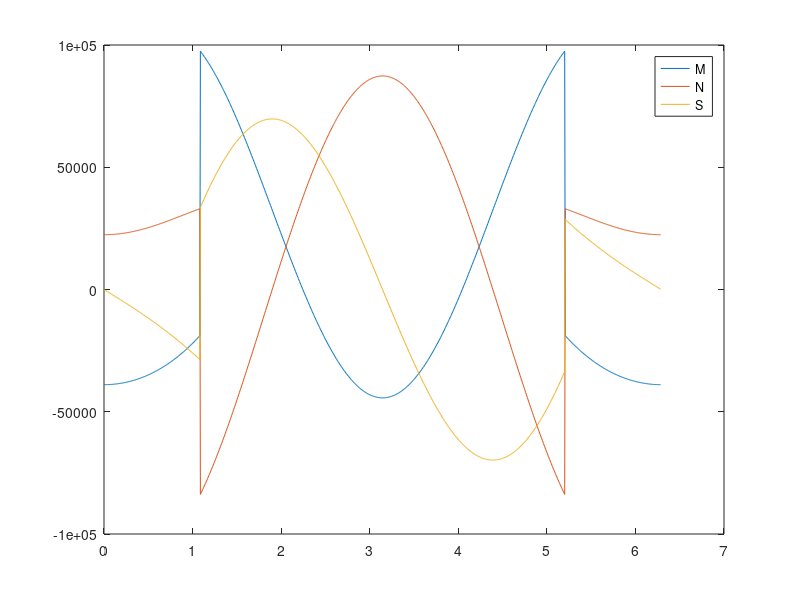

This chart was generated by the following MATLAB code: (Note: this script raises an error after producing the figure.)
clear
clc
close all

R = 1.393; % radius
V = 132174; % vertical load per U/C strut previously 147445
WS = 2.11; % distance from centre line to main gear wheels
y = 0.653; % distance from centre of a/c to cabin floor


phi = linspace(0,2*pi,1000);

W1 = ((cos(phi)/2)-(pi-phi).*sin(phi)+1)/(2*pi);
W2 = ((3*cos(phi)/2)+(pi-phi).*sin(phi))/(2*pi);
W3 = ((pi-phi).*cos(phi)-(sin(phi)/2))/(2*pi);

W4 = (1 / (2 * pi)) * (3*sin(phi)/2 + (pi - phi).*(cos(phi) - 1));
W5 = (1 / (2 * pi)) * (sin(phi)/2 - (pi-phi).*cos(phi));
W6 = (1 / (2 * pi)) * ((pi - phi).* sin(phi) - 1 - 0.5 * cos(phi));

W7 = (pi-2*sin(phi)-phi)/(2*pi);
%W8 = ((3*cos(phi)/2)+(pi-phi).*sin(phi))/(2*pi);
W8 = sin(phi)/pi;
W9 = (1 / (2 * pi)) * (1 + 2 * cos(phi));

% right gear
alpha = acos(y/R); % angle of attachment of gear strut
x = sqrt(R^2 - y^2); % cabin floor half width
Pl = V*sin(alpha); % tangential component of gear load
Ql = V*cos(alpha); % radial component of gear load
Tl = (WS-x)*V; % resultant torque at gear attachment, +ve anticlockwise

Ml1 = Ql*R*W1 + Pl*R*W4 + Tl*W7;
Nl1 = Ql*W2 + Pl*W5 + Tl*W8/R;
Sl1 = Ql*W3 + Pl*W6 + Tl*W9/R;


% left gear
alpha = acos(y/R); % angle of attachment of gear strut
x = sqrt(R^2 - y^2); % cabin floor half width
P2 = -V*sin(alpha); % tangential component of gear load
Q2 = V*cos(alpha); % radial component of gear load
T2 = -(WS-x)*V; % resultant torque at gear attachment, +ve anticlockwise

Ml2 = Q2*R*W1 + P2*R*W4 + T2*W7;
Nl2 = Q2*W2 + P2*W5 + T2*W8/R;
Sl2 = Q2*W3 + P2*W6 + T2*W9/R;


shiftNum = round(1000*(2*alpha/(2*pi)));

MlTot(1:1000-shiftNum) = Ml1(1:1000-shiftNum) + Ml2(shiftNum+1:1000);
MlTot(1001-shiftNum:1000) = Ml1(1001-shiftNum:1000) + Ml2(1:shiftNum);

NlTot(1:1000-shiftNum) = Nl1(1:1000-shiftNum) + Nl2(shiftNum+1:1000);
NlTot(1001-shiftNum:1000) = Nl1(1001-shiftNum:1000) + Nl2(1:shiftNum);

SlTot(1:1000-shiftNum) = Sl1(1:1000-shiftNum) + Sl2(shiftNum+1:1000);
SlTot(1001-shiftNum:1000) = Sl1(1001-shiftNum:1000) + Sl2(1:shiftNum);


shiftNum = round(shiftNum/2);
MlPlot(1:shiftNum) = MlTot(1001-shiftNum:1000);
MlPlot(shiftNum+1:1000) = MlTot(1:1000-shiftNum);
NlPlot(1:shiftNum) = NlTot(1001-shiftNum:1000);
NlPlot(shiftNum+1:1000) = NlTot(1:1000-shiftNum);
SlPlot(1:shiftNum) = SlTot(1001-shiftNum:1000);
SlPlot(shiftNum+1:1000) = SlTot(1:1000-shiftNum);

figure
plot(phi,MlPlot)
hold on
plot(phi,NlPlot)
plot(phi,SlPlot)
hold off
legend('M','N','S')

figure
polarplot(linspace(0,2*pi,1000),ones(1,1000)*2*10^5)
hold on
polarplot([phi,2*pi]+alpha-pi/2,[MlTot,MlTot(1)]+2*10^5)
hold off
set(gca,'rTick', [])
thetaticklabels({'270^{\circ}','300^{\circ}','330^{\circ}','0^{\circ}','30^{\circ}','60^{\circ}','90^{\circ}','120^{\circ}','150^{\circ}','180^{\circ}','210^{\circ}','240^{\circ}'});
legend('U/C Heavy Frame','Bending Moment','location','northeastoutside')

Mmax = max(abs(MlTot))
Nmax = max(abs(NlTot))
Smax = max(abs(SlTot))





